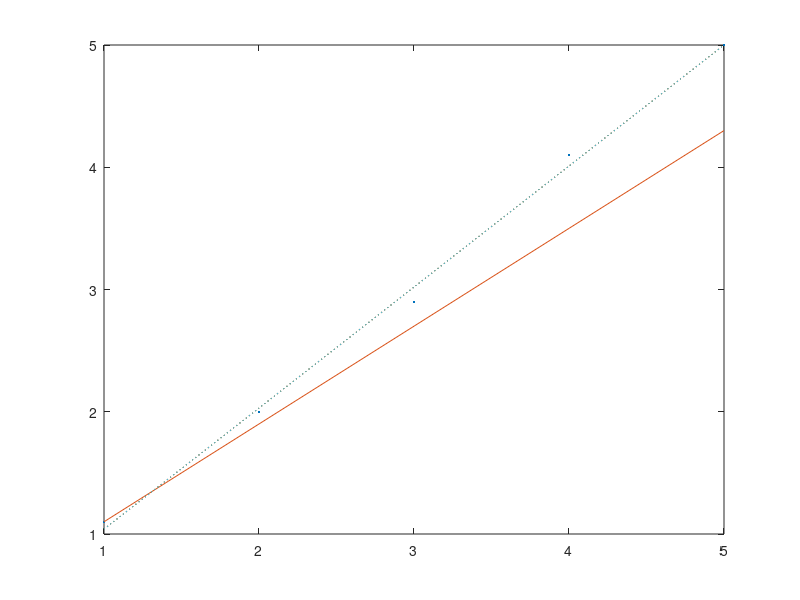

Write the MATLAB code that produced this figure.
% NonLinFit_demo.m
% Nonlinear curve fitting program
% For the function Y(X)=M(1) + M(2) * X
% Including weighting
% This example shows that the linear curve fitting program converges within
%   one try, and that iterations (numtry) are not necessary for this simple
%   problem
% by Eric Landahl
% Last revised 11/6/2008
%
clear all;
hold off;
numpts=5;   % Number of data points 
XX = [1 2 3 4 5];   % This column corresponds to the x-axis data 
YY = [1.1 2 2.9 4.1 5];    % This column corresponds to the y-axis data 
Y=YY';   % Make  y-data to a column vector
SS = [0.2 0.2 0.2 0.2 0.2];  % standard deviation at each point is from measurement error
VV = SS.^2;  % variance is square of standard deviation
Var=sum(SS.^2);  %total variance
V = diag(VV);  % for uncorrelated errors, the variance matrix is a diagonal matrix
W=inv(V);   % data weights are 1/variance
% We have the function 
numparams=2;  % two parameters M(1),M(2) for linear fit :
              %     M(1) intercept
              %     M(2) slope
j=1:numparams;
% For nonlinear fitting, need guess values for parameters M
M_guess(1)=0.3;  % Guess intercept near zero
M_guess(2)=.8;   % Guess slope near 1
M = M_guess'  % M needs to be in a column matrix
for i = 1:numpts
    Y_guess(i)=M(1) + M(2) * XX(i);  % guess curve fit
end
figure(1); clf;
plot(XX,Y,'.');
hold on;
plot(XX,Y_guess);
E=Y-Y_guess';
S=(E' * W * E)
maxtry=4;    % Only need one iteration (maxtry=1) for linear problem.  Loop for demo purposes only.
for t=1:maxtry   % Iterate to refine parameters M
     for i = 1:numpts
        X(i,1)= 1;  % derivitive of function wrt first fitting parameter
        X(i,2)= XX(i);   % derivitive of function wrt second fitting parameter
     end
    P=inv(X' * W * X);  % Intermediate matrix calculated for least squares fit and error
    delta_M=P* X' * W * E;  % change fit parameters M by this amount
    M = M + delta_M
    for i = 1:numpts
        Y_next(i)=M(1) + M(2) * XX(i);  % guess curve fit
    end
    plot(XX,Y_next,':');
    E=Y-Y_next';
    S=(E' * W * E)
end
sigmas_res=(( S *diag(P))/(numpts-numparams)).^(0.5); % Error in parameters due to residuals
sigmas_w  =((Var*diag(P))/(numpts-numparams)).^(0.5);  % Error in parameters due to error bars
sigmas_tot=sigmas_res + sigmas_w;  % total error in each fit parameter
fprintf('slope = %g +/- %g \n',M(2),sigmas_tot(2));
fprintf('intercept = %g +/- %g \n',M(1),sigmas_tot(1));
fprintf('slope error is %g from residuals and %g from error bars \n',sigmas_res(2),sigmas_w(2));
fprintf('intercept error is %g from residuals and %g from error bars \n',sigmas_res(1),sigmas_w(1));



